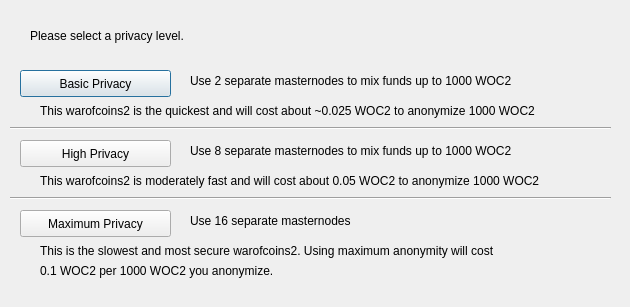
<?xml version="1.0" encoding="UTF-8"?>
<ui version="4.0">
 <class>DarksendConfig</class>
 <widget class="QDialog" name="DarksendConfig">
  <property name="geometry">
   <rect>
    <x>0</x>
    <y>0</y>
    <width>630</width>
    <height>307</height>
   </rect>
  </property>
  <property name="windowTitle">
   <string>Configure Darksend</string>
  </property>
  <widget class="QPushButton" name="buttonBasic">
   <property name="geometry">
    <rect>
     <x>20</x>
     <y>70</y>
     <width>151</width>
     <height>27</height>
    </rect>
   </property>
   <property name="text">
    <string>Basic Privacy</string>
   </property>
  </widget>
  <widget class="QPushButton" name="buttonHigh">
   <property name="geometry">
    <rect>
     <x>20</x>
     <y>140</y>
     <width>151</width>
     <height>27</height>
    </rect>
   </property>
   <property name="text">
    <string>High Privacy</string>
   </property>
  </widget>
  <widget class="QPushButton" name="buttonMax">
   <property name="geometry">
    <rect>
     <x>20</x>
     <y>210</y>
     <width>151</width>
     <height>27</height>
    </rect>
   </property>
   <property name="text">
    <string>Maximum Privacy</string>
   </property>
  </widget>
  <widget class="QLabel" name="label">
   <property name="geometry">
    <rect>
     <x>30</x>
     <y>20</y>
     <width>571</width>
     <height>31</height>
    </rect>
   </property>
   <property name="text">
    <string>Please select a privacy level.</string>
   </property>
  </widget>
  <widget class="QLabel" name="label_2">
   <property name="geometry">
    <rect>
     <x>190</x>
     <y>70</y>
     <width>421</width>
     <height>21</height>
    </rect>
   </property>
   <property name="text">
    <string>Use 2 separate masternodes to mix funds up to 1000 WOC2</string>
   </property>
  </widget>
  <widget class="QLabel" name="label_3">
   <property name="geometry">
    <rect>
     <x>190</x>
     <y>140</y>
     <width>411</width>
     <height>21</height>
    </rect>
   </property>
   <property name="text">
    <string>Use 8 separate masternodes to mix funds up to 1000 WOC2</string>
   </property>
  </widget>
  <widget class="QLabel" name="label_4">
   <property name="geometry">
    <rect>
     <x>190</x>
     <y>210</y>
     <width>421</width>
     <height>21</height>
    </rect>
   </property>
   <property name="text">
    <string>Use 16 separate masternodes</string>
   </property>
  </widget>
  <widget class="QLabel" name="label_6">
   <property name="geometry">
    <rect>
     <x>40</x>
     <y>100</y>
     <width>561</width>
     <height>21</height>
    </rect>
   </property>
   <property name="text">
    <string>This warofcoins2 is the quickest and will cost about ~0.025 WOC2 to anonymize 1000 WOC2</string>
   </property>
  </widget>
  <widget class="QLabel" name="label_7">
   <property name="geometry">
    <rect>
     <x>40</x>
     <y>170</y>
     <width>561</width>
     <height>21</height>
    </rect>
   </property>
   <property name="text">
    <string>This warofcoins2 is moderately fast and will cost about 0.05 WOC2 to anonymize 1000 WOC2</string>
   </property>
  </widget>
  <widget class="QLabel" name="label_8">
   <property name="geometry">
    <rect>
     <x>40</x>
     <y>240</y>
     <width>561</width>
     <height>21</height>
    </rect>
   </property>
   <property name="text">
    <string>This is the slowest and most secure warofcoins2. Using maximum anonymity will cost</string>
   </property>
  </widget>
  <widget class="QLabel" name="label_9">
   <property name="geometry">
    <rect>
     <x>40</x>
     <y>260</y>
     <width>561</width>
     <height>21</height>
    </rect>
   </property>
   <property name="text">
    <string>0.1 WOC2 per 1000 WOC2 you anonymize.</string>
   </property>
  </widget>
  <widget class="Line" name="line">
   <property name="geometry">
    <rect>
     <x>10</x>
     <y>120</y>
     <width>601</width>
     <height>16</height>
    </rect>
   </property>
   <property name="orientation">
    <enum>Qt::Horizontal</enum>
   </property>
  </widget>
  <widget class="Line" name="line_2">
   <property name="geometry">
    <rect>
     <x>10</x>
     <y>190</y>
     <width>601</width>
     <height>16</height>
    </rect>
   </property>
   <property name="orientation">
    <enum>Qt::Horizontal</enum>
   </property>
  </widget>
 </widget>
 <resources/>
 <connections/>
</ui>
